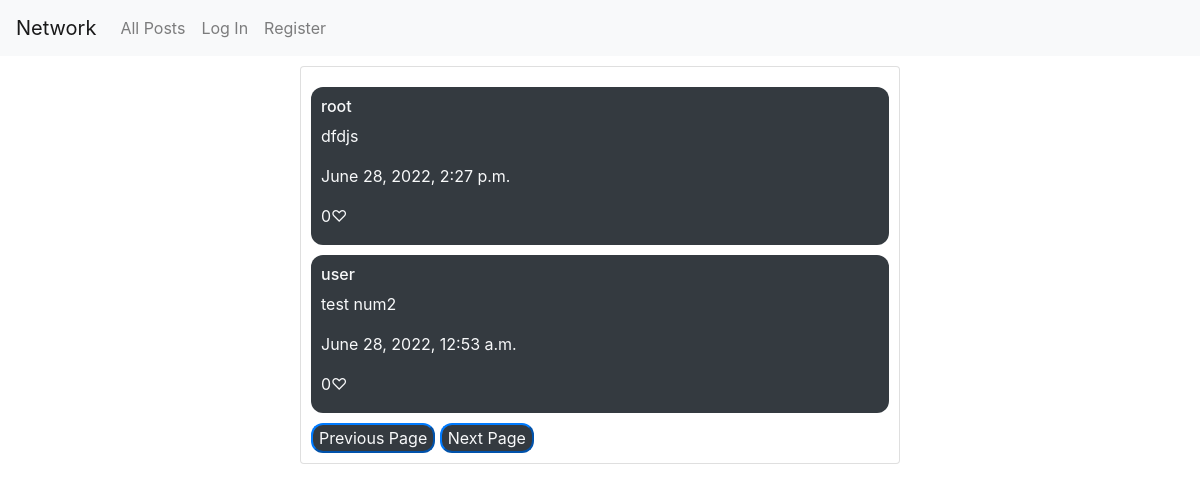
Before: / with the older database file.
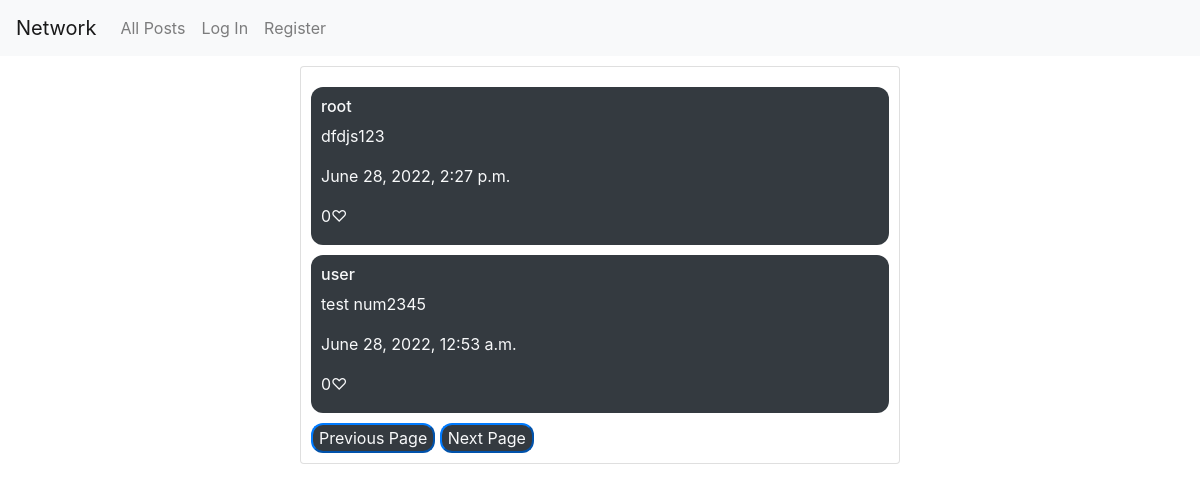
After: the same page with the newer database file.
### network/models.py (models this page shows, shortened)
class Post(models.Model):
    poster = models.ForeignKey("User", on_delete=models.CASCADE, related_name="from_who")
    content = models.TextField(blank=True, default='')
    like_num = models.IntegerField()
    post_time = models.DateTimeField(auto_now_add=True)

class User(AbstractUser):
    pass

### network/views.py (the view)
# urls.py: path("", views.index, name="index"),
def index(request):
    posts = Post.objects.order_by("-post_time").all()
    global post_paginator
    global page_now
    post_paginator = Paginator(posts, post_per_page)
    page_now = 1
    if request.user.is_authenticated:
        current_user = User.objects.get(username=request.user)
        return render(request, 'network/all_post.html', {
            "user_info": Profile.objects.get(owner=current_user),
            "posts": post_paginator.page(1),
            "new_post_form": NewPostForm(),
            "name": request.user,
            "index": True,
        })
    else:
        return render(request, 'network/all_post.html', {
            "posts": post_paginator.page(1),
            "index": True,
        })

### network/templates/network/all_post.html (shortened to what this page needs)
{% extends "network/layout.html" %}
{% block body %}
    {% if message %}
        <h3>{{ message }}</h3>
    {% else %}
        <div id="post-area">
            {% for post in posts %}
                <div class="post round text-light bg-dark border-primary" data-id={{post.id}}>
                    <h6>{{ post.poster }}</h6>
                    <p class="post-content">{{ post.content }}</p>
                    <p>{{ post.post_time }}</p>
                    {% if post in user_info.like_post.all %}
                        <p class="heart">{{ post.like_num }}&#10084;</p>
                    {% else %}
                    <p class="heart">{{ post.like_num }}&#9825;</p>
                    {% endif %}
                </div>
            {% endfor %}
    </div>
    {% endif %}
    <div class="bottom">
        <button class="right-button round text-light bg-dark border-primary" id="prev">Previous Page</button>
        <button class="left-button round text-light bg-dark border-primary" id="next">Next Page</button>
    </div>
{% endblock %}

Changed rows visible on the page:
changed Post "root": content "dfdjs" → "dfdjs123"
changed Post "user": content "test num2" → "test num2345"
